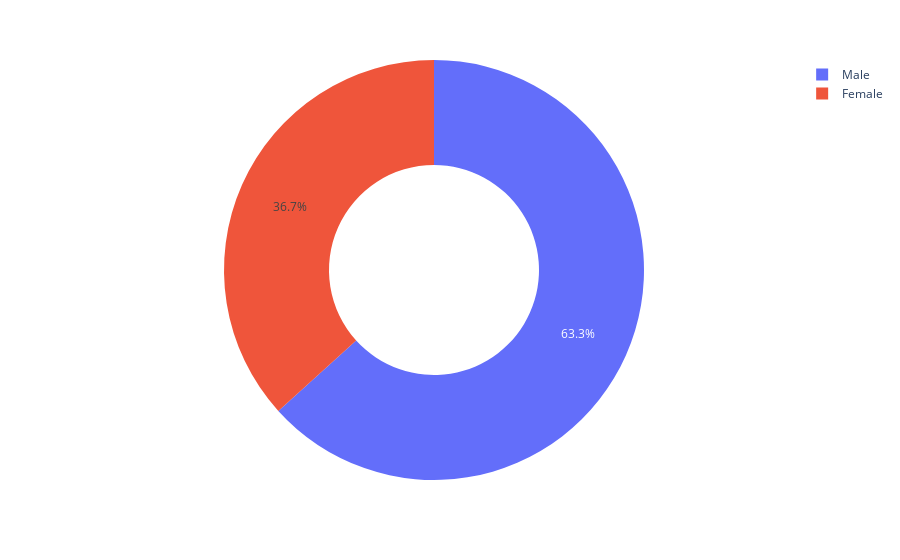

Notebook code cell kept with this figure:
### Code cell
fig = px.pie(data,values='depart',names='Gender', labels='depart',hole=0.5)
fig

### Figure 1 — Plotly figure (JSON) as saved in the notebook; plotly's stock layout.template omitted (floating-point values rounded to 4 significant figures; data arrays with more than 128 entries replaced by an {"elided": "..."} marker saying what was removed)
{"data": [{"domain": {"x": [0, 1], "y": [0, 1]}, "hole": 0.5, "hovertemplate": "Gender=%{label}<br>depart=%{value}<extra></extra>", "labels": {"elided": "1470 str values"}, "legendgroup": "", "name": "", "showlegend": true, "type": "pie", "values": {"elided": "1470 int values"}}], "layout": {"autosize": true, "legend": {"tracegroupgap": 0}, "margin": {"t": 60}}}
